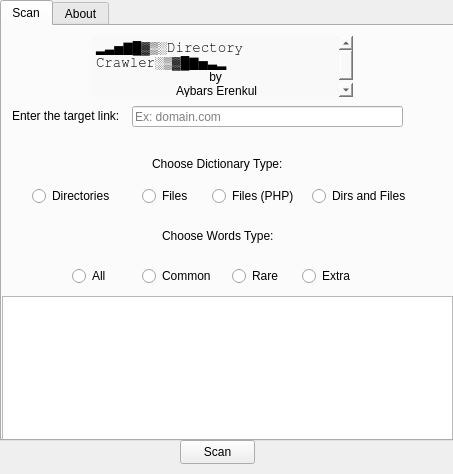
<?xml version="1.0" encoding="UTF-8"?>
<ui version="4.0">
 <class>MainWindow</class>
 <widget class="QMainWindow" name="MainWindow">
  <property name="enabled">
   <bool>true</bool>
  </property>
  <property name="geometry">
   <rect>
    <x>0</x>
    <y>0</y>
    <width>453</width>
    <height>474</height>
   </rect>
  </property>
  <property name="sizePolicy">
   <sizepolicy hsizetype="Expanding" vsizetype="Expanding">
    <horstretch>0</horstretch>
    <verstretch>0</verstretch>
   </sizepolicy>
  </property>
  <property name="minimumSize">
   <size>
    <width>453</width>
    <height>474</height>
   </size>
  </property>
  <property name="maximumSize">
   <size>
    <width>453</width>
    <height>474</height>
   </size>
  </property>
  <property name="mouseTracking">
   <bool>false</bool>
  </property>
  <property name="windowTitle">
   <string>MainWindow</string>
  </property>
  <property name="autoFillBackground">
   <bool>false</bool>
  </property>
  <widget class="QWidget" name="centralwidget">
   <widget class="QTabWidget" name="tabWidget">
    <property name="geometry">
     <rect>
      <x>0</x>
      <y>0</y>
      <width>461</width>
      <height>441</height>
     </rect>
    </property>
    <property name="sizePolicy">
     <sizepolicy hsizetype="Fixed" vsizetype="Fixed">
      <horstretch>0</horstretch>
      <verstretch>0</verstretch>
     </sizepolicy>
    </property>
    <property name="autoFillBackground">
     <bool>false</bool>
    </property>
    <property name="tabShape">
     <enum>QTabWidget::Rounded</enum>
    </property>
    <property name="currentIndex">
     <number>0</number>
    </property>
    <widget class="QWidget" name="tab">
     <attribute name="title">
      <string>Scan</string>
     </attribute>
     <widget class="QLabel" name="DomainLabel">
      <property name="geometry">
       <rect>
        <x>10</x>
        <y>80</y>
        <width>131</width>
        <height>20</height>
       </rect>
      </property>
      <property name="text">
       <string>Enter the target link:</string>
      </property>
     </widget>
     <widget class="QLineEdit" name="DomainInput">
      <property name="geometry">
       <rect>
        <x>130</x>
        <y>80</y>
        <width>271</width>
        <height>21</height>
       </rect>
      </property>
      <property name="placeholderText">
       <string>Ex: domain.com</string>
      </property>
     </widget>
     <widget class="QTextEdit" name="textEdit">
      <property name="geometry">
       <rect>
        <x>90</x>
        <y>10</y>
        <width>261</width>
        <height>61</height>
       </rect>
      </property>
      <property name="acceptDrops">
       <bool>true</bool>
      </property>
      <property name="autoFillBackground">
       <bool>false</bool>
      </property>
      <property name="styleSheet">
       <string notr="true">background-color: rgb(249, 249, 249)</string>
      </property>
      <property name="frameShape">
       <enum>QFrame::NoFrame</enum>
      </property>
      <property name="frameShadow">
       <enum>QFrame::Sunken</enum>
      </property>
      <property name="readOnly">
       <bool>true</bool>
      </property>
      <property name="html">
       <string>&lt;!DOCTYPE HTML PUBLIC &quot;-//W3C//DTD HTML 4.0//EN&quot; &quot;http://www.w3.org/TR/REC-html40/strict.dtd&quot;&gt;
&lt;html&gt;&lt;head&gt;&lt;meta name=&quot;qrichtext&quot; content=&quot;1&quot; /&gt;&lt;meta charset=&quot;utf-8&quot; /&gt;&lt;style type=&quot;text/css&quot;&gt;
p, li { white-space: pre-wrap; }
hr { height: 1px; border-width: 0; }
li.unchecked::marker { content: &quot;\2610&quot;; }
li.checked::marker { content: &quot;\2612&quot;; }
&lt;/style&gt;&lt;/head&gt;&lt;body style=&quot; font-family:'Segoe UI'; font-size:9pt; font-weight:400; font-style:normal;&quot;&gt;
&lt;p style=&quot; margin-top:0px; margin-bottom:0px; margin-left:0px; margin-right:0px; -qt-block-indent:0; text-indent:0px;&quot;&gt;▂▃▅▇█▓▒░𝙳𝚒𝚛𝚎𝚌𝚝𝚘𝚛𝚢 𝙲𝚛𝚊𝚠𝚕𝚎𝚛░▒▓█▇▅▃▂&lt;/p&gt;
&lt;p style=&quot; margin-top:0px; margin-bottom:0px; margin-left:0px; margin-right:0px; -qt-block-indent:0; text-indent:0px;&quot;&gt;	          by&lt;/p&gt;
&lt;p style=&quot; margin-top:0px; margin-bottom:0px; margin-left:0px; margin-right:0px; -qt-block-indent:0; text-indent:0px;&quot;&gt;	Aybars Erenkul&lt;/p&gt;&lt;/body&gt;&lt;/html&gt;</string>
      </property>
     </widget>
     <widget class="QLabel" name="DictionaryTypeLabel">
      <property name="geometry">
       <rect>
        <x>150</x>
        <y>130</y>
        <width>131</width>
        <height>16</height>
       </rect>
      </property>
      <property name="text">
       <string>Choose Dictionary Type:</string>
      </property>
     </widget>
     <widget class="QRadioButton" name="DirsButton">
      <property name="geometry">
       <rect>
        <x>30</x>
        <y>160</y>
        <width>89</width>
        <height>20</height>
       </rect>
      </property>
      <property name="text">
       <string>Directories</string>
      </property>
      <attribute name="buttonGroup">
       <string notr="true">buttonGroup</string>
      </attribute>
     </widget>
     <widget class="QRadioButton" name="FilesButton">
      <property name="geometry">
       <rect>
        <x>140</x>
        <y>160</y>
        <width>89</width>
        <height>20</height>
       </rect>
      </property>
      <property name="text">
       <string>Files</string>
      </property>
      <attribute name="buttonGroup">
       <string notr="true">buttonGroup</string>
      </attribute>
     </widget>
     <widget class="QRadioButton" name="FilesPhpButton">
      <property name="geometry">
       <rect>
        <x>210</x>
        <y>160</y>
        <width>89</width>
        <height>20</height>
       </rect>
      </property>
      <property name="text">
       <string>Files (PHP)</string>
      </property>
      <attribute name="buttonGroup">
       <string notr="true">buttonGroup</string>
      </attribute>
     </widget>
     <widget class="QRadioButton" name="DirsAndFilesButton">
      <property name="geometry">
       <rect>
        <x>310</x>
        <y>160</y>
        <width>101</width>
        <height>20</height>
       </rect>
      </property>
      <property name="text">
       <string>Dirs and Files</string>
      </property>
      <attribute name="buttonGroup">
       <string notr="true">buttonGroup</string>
      </attribute>
     </widget>
     <widget class="QLabel" name="WordsTypeLabel">
      <property name="geometry">
       <rect>
        <x>160</x>
        <y>200</y>
        <width>121</width>
        <height>20</height>
       </rect>
      </property>
      <property name="text">
       <string>Choose Words Type:</string>
      </property>
     </widget>
     <widget class="QRadioButton" name="AllButton">
      <property name="geometry">
       <rect>
        <x>70</x>
        <y>240</y>
        <width>51</width>
        <height>20</height>
       </rect>
      </property>
      <property name="text">
       <string>All</string>
      </property>
      <property name="autoExclusive">
       <bool>true</bool>
      </property>
      <attribute name="buttonGroup">
       <string notr="true">buttonGroup_2</string>
      </attribute>
     </widget>
     <widget class="QRadioButton" name="CommonButton">
      <property name="geometry">
       <rect>
        <x>140</x>
        <y>240</y>
        <width>89</width>
        <height>20</height>
       </rect>
      </property>
      <property name="text">
       <string>Common</string>
      </property>
      <attribute name="buttonGroup">
       <string notr="true">buttonGroup_2</string>
      </attribute>
     </widget>
     <widget class="QRadioButton" name="RareButton">
      <property name="geometry">
       <rect>
        <x>230</x>
        <y>240</y>
        <width>89</width>
        <height>20</height>
       </rect>
      </property>
      <property name="text">
       <string>Rare</string>
      </property>
      <attribute name="buttonGroup">
       <string notr="true">buttonGroup_2</string>
      </attribute>
     </widget>
     <widget class="QRadioButton" name="ExtraButton">
      <property name="geometry">
       <rect>
        <x>300</x>
        <y>240</y>
        <width>89</width>
        <height>20</height>
       </rect>
      </property>
      <property name="text">
       <string>Extra</string>
      </property>
      <attribute name="buttonGroup">
       <string notr="true">buttonGroup_2</string>
      </attribute>
     </widget>
     <widget class="QTextEdit" name="OutputList">
      <property name="geometry">
       <rect>
        <x>0</x>
        <y>270</y>
        <width>451</width>
        <height>191</height>
       </rect>
      </property>
      <property name="sizePolicy">
       <sizepolicy hsizetype="Expanding" vsizetype="Expanding">
        <horstretch>0</horstretch>
        <verstretch>0</verstretch>
       </sizepolicy>
      </property>
      <property name="inputMethodHints">
       <set>Qt::ImhNone</set>
      </property>
      <property name="readOnly">
       <bool>true</bool>
      </property>
      <property name="acceptRichText">
       <bool>false</bool>
      </property>
     </widget>
    </widget>
    <widget class="QWidget" name="tab_2">
     <attribute name="title">
      <string>About</string>
     </attribute>
     <widget class="QCommandLinkButton" name="commandLinkButton">
      <property name="geometry">
       <rect>
        <x>80</x>
        <y>170</y>
        <width>281</width>
        <height>41</height>
       </rect>
      </property>
      <property name="text">
       <string>https://github.com/Aybars-Erenkul</string>
      </property>
      <property name="description">
       <string>asdasd</string>
      </property>
     </widget>
     <widget class="QTextEdit" name="textEdit_3">
      <property name="geometry">
       <rect>
        <x>90</x>
        <y>10</y>
        <width>261</width>
        <height>61</height>
       </rect>
      </property>
      <property name="acceptDrops">
       <bool>true</bool>
      </property>
      <property name="autoFillBackground">
       <bool>false</bool>
      </property>
      <property name="styleSheet">
       <string notr="true">background-color: rgb(249, 249, 249)</string>
      </property>
      <property name="frameShape">
       <enum>QFrame::NoFrame</enum>
      </property>
      <property name="frameShadow">
       <enum>QFrame::Sunken</enum>
      </property>
      <property name="readOnly">
       <bool>true</bool>
      </property>
      <property name="html">
       <string>&lt;!DOCTYPE HTML PUBLIC &quot;-//W3C//DTD HTML 4.0//EN&quot; &quot;http://www.w3.org/TR/REC-html40/strict.dtd&quot;&gt;
&lt;html&gt;&lt;head&gt;&lt;meta name=&quot;qrichtext&quot; content=&quot;1&quot; /&gt;&lt;meta charset=&quot;utf-8&quot; /&gt;&lt;style type=&quot;text/css&quot;&gt;
p, li { white-space: pre-wrap; }
hr { height: 1px; border-width: 0; }
li.unchecked::marker { content: &quot;\2610&quot;; }
li.checked::marker { content: &quot;\2612&quot;; }
&lt;/style&gt;&lt;/head&gt;&lt;body style=&quot; font-family:'Segoe UI'; font-size:9pt; font-weight:400; font-style:normal;&quot;&gt;
&lt;p style=&quot; margin-top:0px; margin-bottom:0px; margin-left:0px; margin-right:0px; -qt-block-indent:0; text-indent:0px;&quot;&gt;▂▃▅▇█▓▒░𝙳𝚒𝚛𝚎𝚌𝚝𝚘𝚛𝚢 𝙲𝚛𝚊𝚠𝚕𝚎𝚛░▒▓█▇▅▃▂&lt;/p&gt;
&lt;p style=&quot; margin-top:0px; margin-bottom:0px; margin-left:0px; margin-right:0px; -qt-block-indent:0; text-indent:0px;&quot;&gt;	          by&lt;/p&gt;
&lt;p style=&quot; margin-top:0px; margin-bottom:0px; margin-left:0px; margin-right:0px; -qt-block-indent:0; text-indent:0px;&quot;&gt;	Aybars Erenkul&lt;/p&gt;&lt;/body&gt;&lt;/html&gt;</string>
      </property>
     </widget>
    </widget>
   </widget>
   <widget class="QPushButton" name="ScanButton">
    <property name="geometry">
     <rect>
      <x>180</x>
      <y>440</y>
      <width>75</width>
      <height>24</height>
     </rect>
    </property>
    <property name="text">
     <string>Scan</string>
    </property>
   </widget>
  </widget>
 </widget>
 <resources/>
 <connections/>
 <buttongroups>
  <buttongroup name="buttonGroup_2"/>
  <buttongroup name="buttonGroup"/>
 </buttongroups>
</ui>
